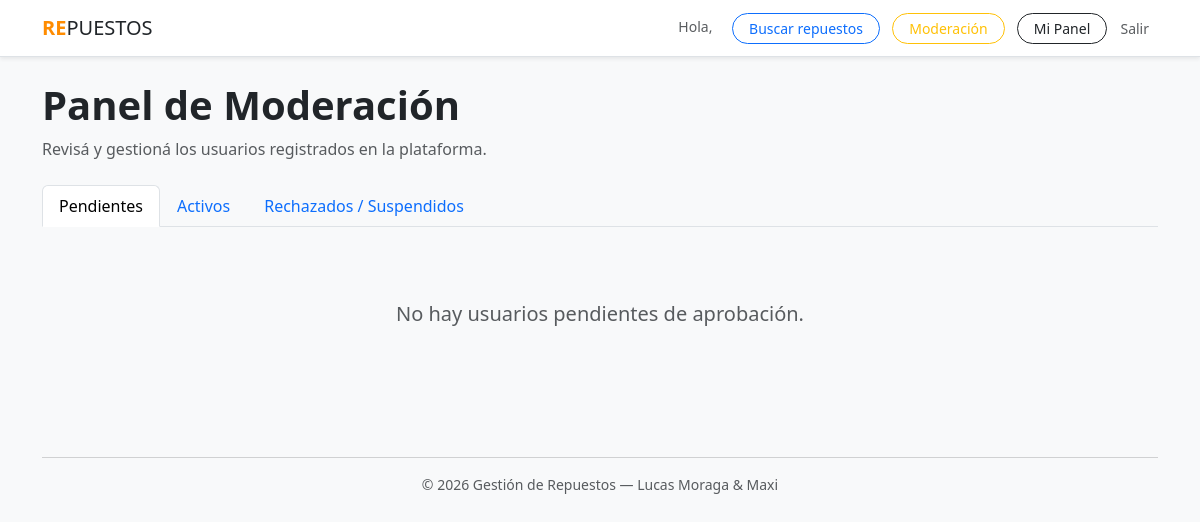
/moderacion/ (signed in), run on an earlier commit of the app's database.
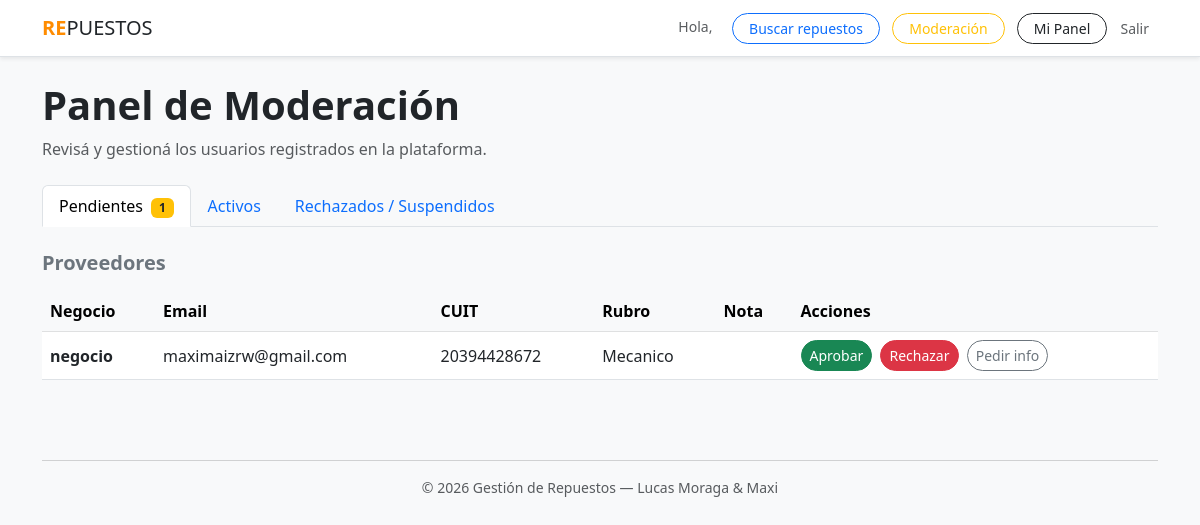
And on a later commit of the database.
### plataforma/models.py (models this page shows, shortened)
class Proveedor(models.Model):
    usuario = models.OneToOneField(User, on_delete=models.CASCADE)
    cuit = models.CharField(max_length=13, unique=True, null=True, blank=True)
    nombre_negocio = models.CharField(max_length=150)
    direccion = models.CharField(max_length=255)
    rubro = models.CharField(max_length=100)
    horarios = models.CharField(max_length=200, blank=True)
    logo = models.ImageField(upload_to='proveedores/logos/', blank=True, null=True)
    imagen = models.ImageField(upload_to='proveedores/imagenes/', blank=True, null=True)
    latitud = models.FloatField(null=True, blank=True)
    longitud = models.FloatField(null=True, blank=True)
    estado = models.CharField(max_length=15, choices=ESTADO_USUARIO_CHOICES, default='pendiente')
    nota_admin = models.TextField(blank=True)
    is_approved = models.BooleanField(default=False)
    class Meta:
        verbose_name = "Proveedor"
        verbose_name_plural = "Proveedores"

### plataforma/views.py (the view)
# urls.py: path('moderacion/', views.panel_moderacion, name='panel_moderacion'),
@login_required(login_url='login')
def panel_moderacion(request):
    if not _solo_staff(request):
        return redirect('dashboard')
    context = {
        'tecnicos_pendientes': Tecnico.objects.filter(estado='pendiente').select_related('usuario'),
        'proveedores_pendientes': Proveedor.objects.filter(estado='pendiente').select_related('usuario'),
        'tecnicos_activos': Tecnico.objects.filter(estado='aprobado').select_related('usuario'),
        'proveedores_activos': Proveedor.objects.filter(estado='aprobado').select_related('usuario'),
        'tecnicos_inactivos': Tecnico.objects.filter(estado__in=['rechazado', 'suspendido']).select_related('usuario'),
        'proveedores_inactivos': Proveedor.objects.filter(estado__in=['rechazado', 'suspendido']).select_related('usuario'),
    }
    return render(request, 'plataforma/panel_moderacion.html', context)

### plataforma/models.py (called while the page is built)
    @property
    def calificacion_promedio(self):
        calificaciones = self.calificaciones_recibidas.all()
        if not calificaciones.exists():
            return None
        result = calificaciones.aggregate(avg_p=Avg('puntualidad'), avg_t=Avg('trato'))
        return round((result['avg_p'] + result['avg_t']) / 2, 1)

### plataforma/views.py (called while the page is built)
def _solo_staff(request):
    if not request.user.is_staff:
        messages.error(request, 'No tenés permisos para acceder a esta sección.')
        return False
    return True

### plataforma/templates/plataforma/panel_moderacion.html (shortened to what this page needs)
{% extends "plataforma/base.html" %}
{% block content %}
<div class="mb-4">
    <h1 class="fw-bold">Panel de Moderación</h1>
    <p class="text-muted">Revisá y gestioná los usuarios registrados en la plataforma.</p>
</div>
<ul class="nav nav-tabs mb-4" id="modTabs" role="tablist">
    <li class="nav-item">
        <button class="nav-link active" data-bs-toggle="tab" data-bs-target="#pendientes">
            Pendientes
            {% with total=tecnicos_pendientes.count|add:proveedores_pendientes.count %}
            {% if total %}<span class="badge bg-warning text-dark ms-1">{{ total }}</span>{% endif %}
            {% endwith %}
        </button>
    </li>
    <li class="nav-item">
        <button class="nav-link" data-bs-toggle="tab" data-bs-target="#activos">
            Activos
        </button>
    </li>
    <li class="nav-item">
        <button class="nav-link" data-bs-toggle="tab" data-bs-target="#inactivos">
            Rechazados / Suspendidos
        </button>
    </li>
</ul>
<div class="tab-content">
    <div class="tab-pane fade show active" id="pendientes">
        {% if not tecnicos_pendientes and not proveedores_pendientes %}
            <div class="text-center py-5 text-muted">
                <p class="fs-5">No hay usuarios pendientes de aprobación.</p>
            </div>
        {% endif %}
        {% if proveedores_pendientes %}
        <h5 class="fw-bold mb-3 text-secondary">Proveedores</h5>
        <div class="table-responsive">
            <table class="table table-hover align-middle">
                <thead class="table-light">
                    <tr>
                        <th>Negocio</th><th>Email</th><th>CUIT</th><th>Rubro</th><th>Nota</th><th>Acciones</th>
                    </tr>
                </thead>
                <tbody>
                    {% for p in proveedores_pendientes %}
                    <tr>
                        <td class="fw-bold">{{ p.nombre_negocio }}</td>
                        <td>{{ p.usuario.email }}</td>
                        <td>{{ p.cuit }}</td>
                        <td>{{ p.rubro }}</td>
                        <td>
                        </td>
                        <td>
                            <a href="{% url 'aprobar_usuario' 'proveedor' p.pk %}"
                               class="btn btn-success btn-sm rounded-pill me-1"
                               onclick="return confirm('¿Aprobar a {{ p.nombre_negocio }}?')">Aprobar</a>
                            <button class="btn btn-danger btn-sm rounded-pill me-1"
                                    data-bs-toggle="modal" data-bs-target="#rechazarP{{ p.pk }}">Rechazar</button>
                            <button class="btn btn-outline-secondary btn-sm rounded-pill"
                                    data-bs-toggle="modal" data-bs-target="#infoP{{ p.pk }}">Pedir info</button>
                        </td>
                    </tr>
                    {% endfor %}
                </tbody>
            </table>
        </div>
        {% endif %}
    </div>
</div>
{% endblock %}

### plataforma/templates/plataforma/base.html (shortened to what this page needs)
<!DOCTYPE html>
<html lang="es">
<head>
    <link href="https://cdn.jsdelivr.net/npm/bootstrap@5.3.0/dist/css/bootstrap.min.css" rel="stylesheet">
</head>
<body class="bg-light">
    <nav class="navbar navbar-expand-lg navbar-white bg-white border-bottom shadow-sm mb-4">
        <div class="container">
            <a class="navbar-brand text-dark tracking-tighter" href="{% url 'inicio' %}">
                <b>RE</b>PUESTOS
            </a>
            <div class="ms-auto">
                {% if user.is_authenticated %}
                    <span class="me-3 text-muted small">Hola, {{ user.first_name }}</span>
                    <a href="{% url 'buscar_repuestos' %}" class="btn btn-outline-primary btn-sm rounded-pill px-3 me-2">Buscar repuestos</a>
                    {% if user.is_staff %}
                        <a href="{% url 'panel_moderacion' %}" class="btn btn-outline-warning btn-sm rounded-pill px-3 me-2">Moderación</a>
                    {% endif %}
                    <a href="{% url 'dashboard' %}" class="btn btn-outline-dark btn-sm rounded-pill px-3">Mi Panel</a>
                    <a href="{% url 'logout' %}" class="btn btn-link text-muted btn-sm text-decoration-none">Salir</a>
                {% else %}
                    <a href="{% url 'login' %}" class="btn btn-outline-primary btn-sm rounded-pill px-4 me-2">Ingresar</a>
                    <a href="{% url 'registro_tipo' %}" class="btn btn-primary btn-sm rounded-pill px-4">Registrarse</a>
                {% endif %}
            </div>
        </div>
    </nav>
    <div class="container">
        {% block content %}{% endblock %}
    </div>
    <footer class="container text-center py-5 text-muted small">
        <hr>
        &copy; 2026 Gestión de Repuestos — Lucas Moraga & Maxi
    </footer>
</body>
</html>

### plataforma/templates/plataforma/base.html (style rules this page uses)
:root { --bs-primary: #FF8C00; --bs-primary-rgb: 255, 140, 0; --green-pastel: #F0FFF4; }
.navbar-brand b { color: var(--bs-primary); }

What changed in the data, as far as the page shows it:
added Proveedor: nombre_negocio "negocio", usuario.email "maximaizrw@gmail.com", cuit "20394428672", rubro "Mecanico"
Also different on the page:
{{ total }}: (not shown) → "1"
text no longer shown: "No hay usuarios pendientes de aprobación."
text now shown: "Proveedores Negocio Email CUIT Rubro Nota Acciones"
